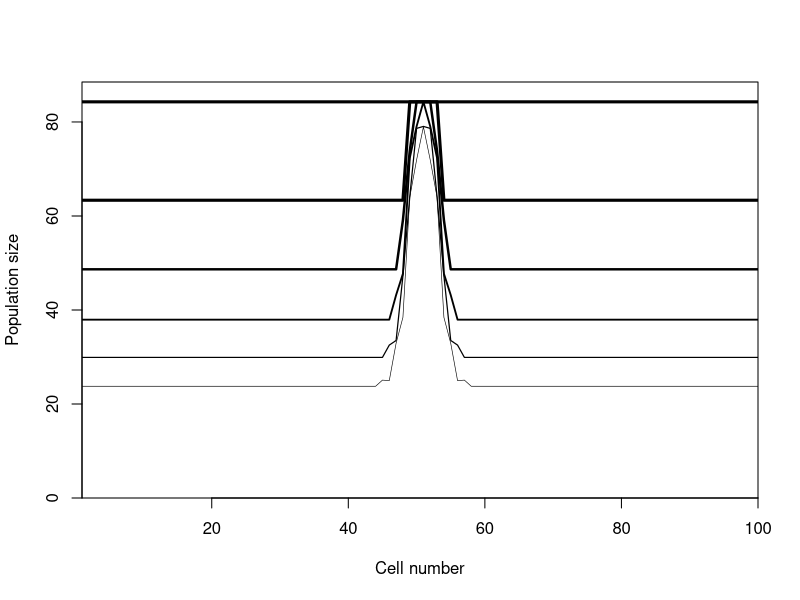
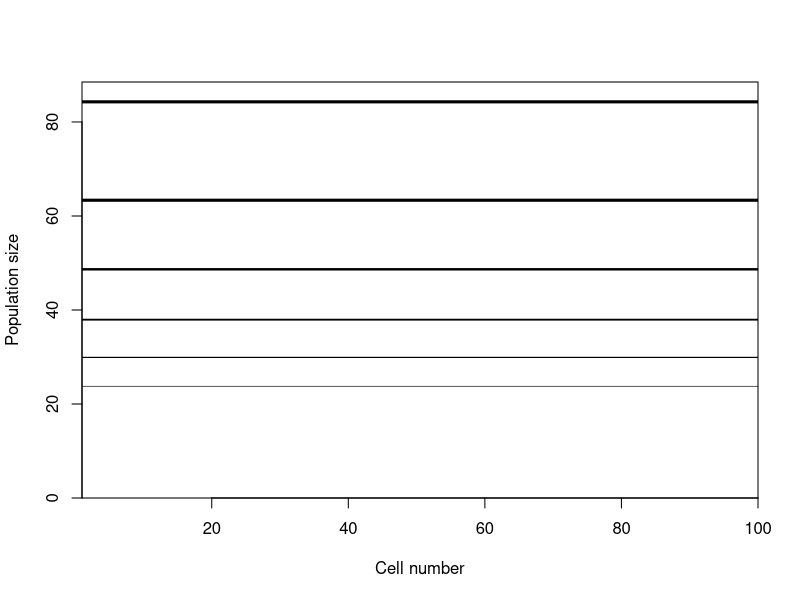

The R script that drew these images, in order: (Note: this script raises an error after producing the figures.)
## ---- chunk 1
knitr::opts_chunk$set(echo = TRUE)
## ---- chunk 2
calc.harvest.vec <- function(u.out, ncells, MPA.width)  {
   u.vec <- vector(length=ncells) #create vector to store harvest rates in each cell hence the the length is ncells 
   u.vec[] <- u.out       #set every cell to u.out, equivalent to u.vec[1:ncells] <- u.out   
   if (MPA.width > 0) {   #no need to do this if there is no MPA! 
      MPA.begin <- round((ncells-MPA.width)/2)+1  #start cell of MPAin the middle of ncells 
      MPA.end <- MPA.begin + MPA.width -1         #end cell of MPA in the middle of ncells 
      u.vec[MPA.begin:MPA.end] <- 0        
   }
   return(u.vec)
}

calc.harvest.vec(u.out=0.5, ncells=100, MPA.width =5) 


## ---- chunk 3
MPA.model <- function(r, K, u.out, ncells, nsteps, 
                      MPA.width, mrate) {
   #harvest rate in each cell using function described in part 1
   u.vec <- calc.harvest.vec(u.out=u.out, ncells=ncells, MPA.width=MPA.width)
   
   #Population in each cell, empty cells place holder for later calcualtions 
   pop <- vector(length=ncells) 
   
   #set starting population in vector pop in each cell 
   # equal to K; this can be biomass estimate at first time step
    pop[]<-K
   
  # this models assumed pacman movement of individuals in the cells; where individuals moving off the right appear on the left and vice versa; there are other movement simulations that can be considered 
   #vector left.cells storing the cell numbers of cells to the left of each cell
   left.cell<- c(ncells, 1: (ncells-1))
    
   #vector right.cells storing the cell numbers of cells to the right of each cell
   right.cell<- c(2: ncells, 1) #Start at 2 since the fist cell (think corner) cannot move to the right, only to the left. the :1 wraps the area around 
   result<- vector(length=5)
   out=result
   summary<-vector(length=5)
   summary.output=summary
   #print(left.cell) #print allows you to see what the vectors look like to make sure they are right; not necessary when running simulations but are a good check 
   #print(right.cell)
   #print(u.vec)
   #print(pop)
   
   #plot the initial numbers
     plot(x=1:ncells, y=pop, xlab="Cell number", lwd=3,
        ylab="Population size", ylim=c(0, 1.05*max(pop)), 
        type="l", yaxs="i", xaxs="i")
   
   #loop through the time steps (nsteps or # of years)
   for (i in 1:nsteps) {
      #Vector "leaving" is number of individuals leaving each cell 
      #Number leaving each cell is 2*movement rate*pop size
     #since i used vector operation there is no need to loop 
      leaving<-2*mrate*pop
      #print(leaving)
      
      #The number of immigrants is 1/2 those leaving cells to the left and 1/2 those leaving cells to the right. 
      #The idea here is that individuals evely migrate to left and right cells
      arriving<-0.5*leaving[left.cell]+ 0.5*leaving[right.cell]
      #print(arriving)
      
      #surplus production from the logistic model
      surplus<- r*pop *(1-pop/K)
      #print (surplus)
      #catches = harvest rate in each cell times the population size 
      #basically how much are we catching at each time step
      catches<- u.vec*pop
      #print(catches)
      
      #Now that we caught some fish and some migrated we update the population numbers
      pop<-pop+surplus-catches- leaving+ arriving
      #print(pop)
      #plot the population in each cell (uncomment when ready); plot allows us to see what population numbers look like in each cell as the model steps through each time step. We should see higher population inside MPA since harvest rate is 0.
      
      lines(x=1:ncells, y=pop, lwd=(nsteps-i+1)/nsteps*3)
      
      #result is a list of surplus, catches and pop in each cell; more detail 
      result=cbind(leaving, arriving, surplus, catches, pop)
      #binds each time step
      out=cbind(out, result)
      
      #results of each variable summed across all cells in each time step
      summary=cbind(leave=sum(leaving), arrive=sum(arriving), sur = sum(surplus), catch=sum(catches), biomass = sum(pop))
      #Every row represents a time step ie a year 
      summary.output= rbind (summary.output, summary)
   }
    return(summary.output) # can change this to out for more details 
}

MPA_sawtailgrouper <- MPA.model(r=0.067, K=84.29, u.out=0.2485, ncells=100,
          MPA.width=5, nsteps=5, mrate=0.5)

NoMPA_sawtailgrouper <- MPA.model(r=0.067, K=84.29, u.out=0.2485, ncells=100,
          MPA.width=0, nsteps=5, mrate=0.5) #assuming no MPA MPA.width set to 0 everything else remains the same. I am not sure what to use for u.out, so i kept the number that the bumphead parrotfish.
## ---- chunk 4
MPA_sawtailgrouper.df<- data.frame(MPA_sawtailgrouper[-1,])%>%
  mutate(year=c(2015:2019))%>%
  rename(c("leave"="MPAleave", "arrive"="MPAarrive", "sur"="MPAsurplus", "catch"= "MPAcatch", "biomass"="MPAbiomass"))
NoMPA_sawtailgrouper.df<-data.frame(NoMPA_sawtailgrouper[-1,])%>%
    mutate(year=c(2015:2019))

merge<-merge(MPA_sawtailgrouper.df, NoMPA_sawtailgrouper.df, by="year")

ggplot(data=merge, aes(x=year))+
  geom_line(aes(y=MPAbiomass), color="blue")+
  geom_line(aes(y=biomass), color="green")+
  geom_point(aes(y=MPAbiomass), color="blue")+
  geom_point(aes(y=biomass))+
  labs(x="Year", y="Projected biomass (MT)")+
  theme_classic()+
  theme(legend.title=element_blank())+
  ggtitle("Saw Tail Grouper Biomass")
